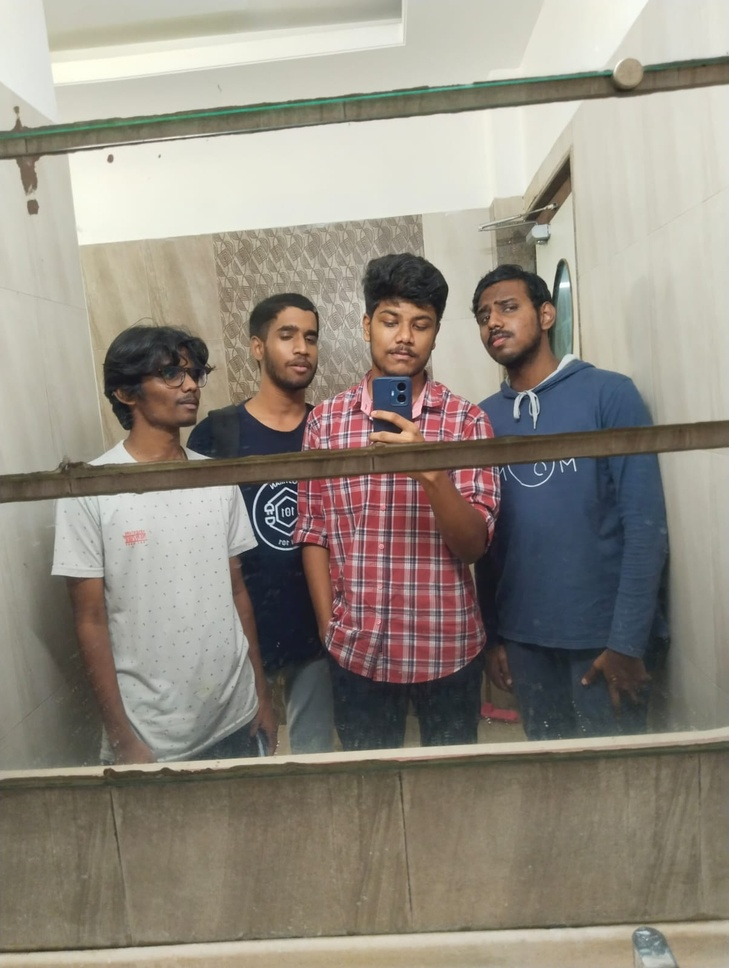
#> input picture cr1.jpg, 729 x 968 px, shrunk from 1204 x 1600 before the run
$ python d.py
#> lines starting #> are read from the running program, lines starting #| are printed output that depends on the picture; after the words box and inside, x2 and y2 are one past the last pixel; in counts of white or black regions, pixels touching at a corner belong together
import cv2

# Load the Haar Cascade for face detection
head_cascade = cv2.CascadeClassifier(cv2.data.haarcascades + "haarcascade_frontalface_default.xml")

# Read the image from file
image_path = "cr1.jpg"
image = cv2.imread(image_path)
#> image is the input picture: shape (968, 729, 3); mean B, G, R 128.6, 139.5, 145.9


if image is None:
    print("Error: Unable to load image.")
else:
    gray_image = cv2.cvtColor(image, cv2.COLOR_BGR2GRAY)
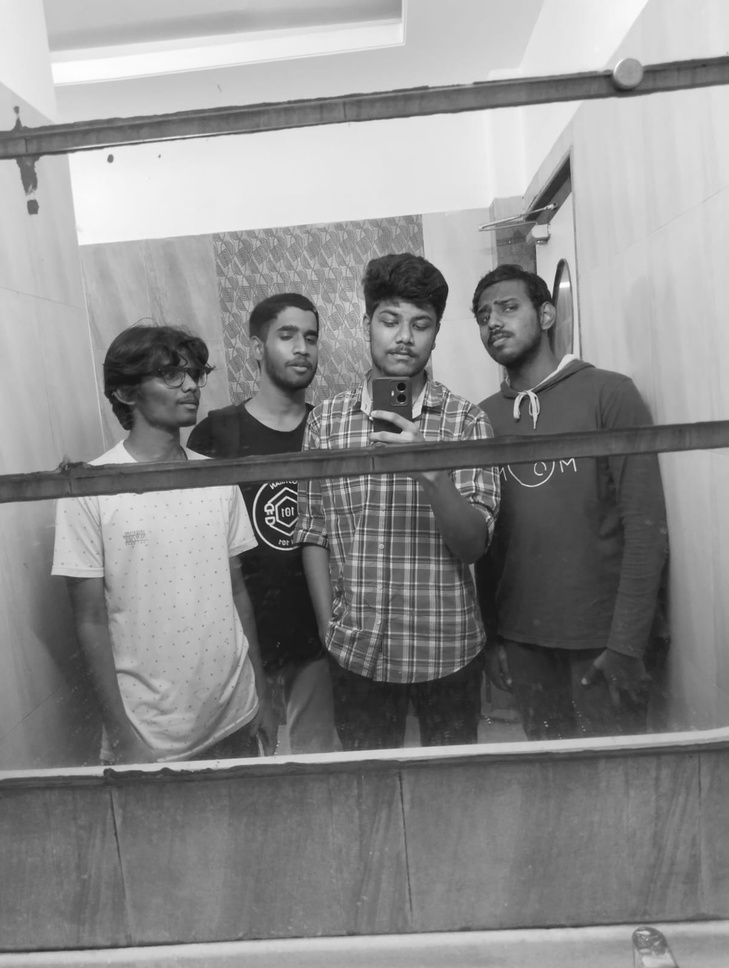
#> gray_image: shape (968, 729); min 18, max 254, mean 140.2

    gray_image = cv2.equalizeHist(gray_image)
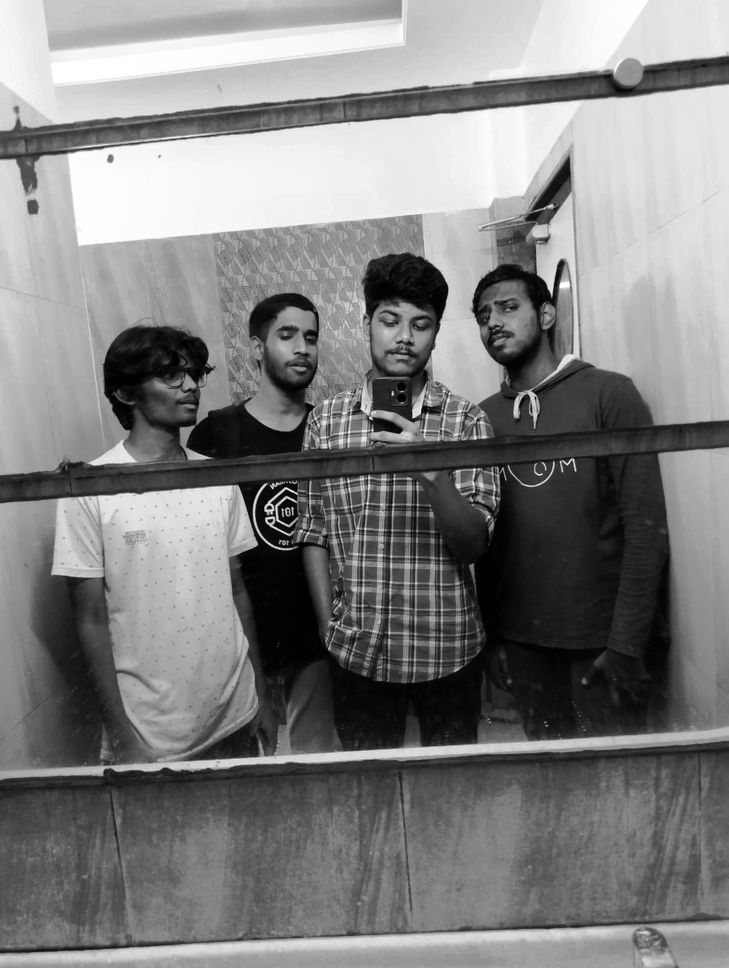
#> gray_image: shape (968, 729); min 0, max 255, mean 128.2


    heads = head_cascade.detectMultiScale(
        gray_image,
        scaleFactor=1.1,  # Try a value between 1.05 to 1.3 for better accuracy
        minNeighbors=5,
        minSize=(30, 30),
        maxSize=(300, 300),
    )
#> heads = [[469, 281, 70, 70], [261, 306, 75, 75], [360, 288, 89, 89]]

    # Draw rectangles around detected heads
    for (x, y, w, h) in heads:
        cv2.rectangle(image, (x, y), (x + w, y + h), (0, 255, 0), 2)
#> this loop made 3 passes
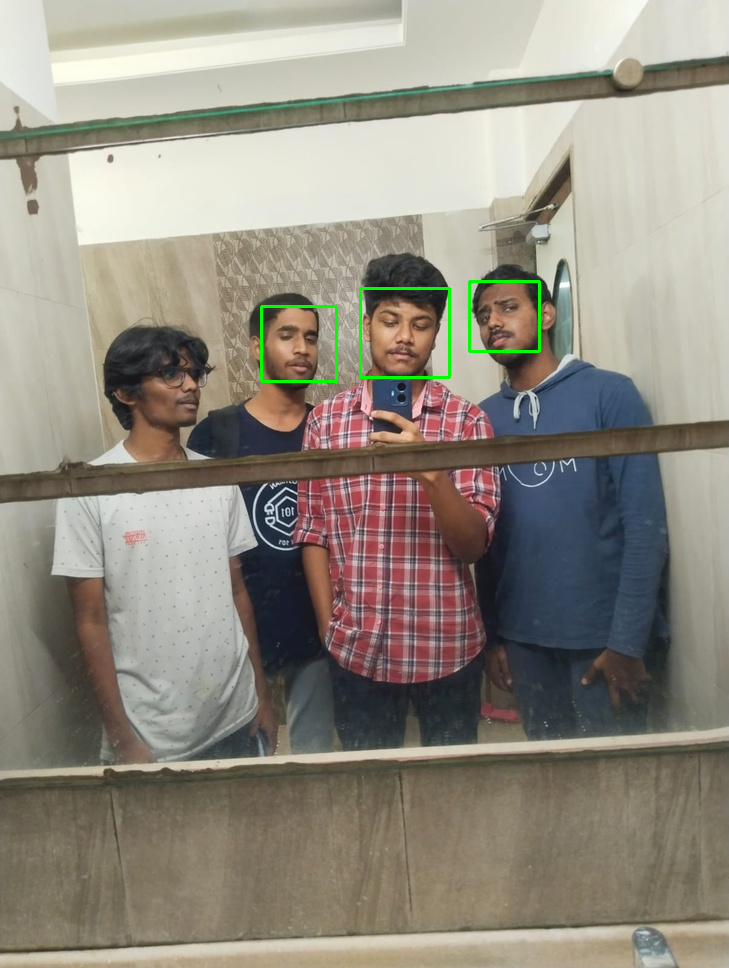
#> image: shape (968, 729, 3); 0.4% of pixels changed, all inside (x1, y1, x2, y2) = (260, 280, 541, 383)

    # Display the number of heads detected
    print(f"Number of humans detected: {len(heads)}")
#| Number of humans detected: 3

    # Display the image with detections
    cv2.imshow("Image Viewer - Head Detection", image)

    # Wait for a key press indefinitely or for a specific time in milliseconds
    cv2.waitKey(0)
    cv2.destroyAllWindows()

$ run again, with crowd.jpg copied over cr1.jpg
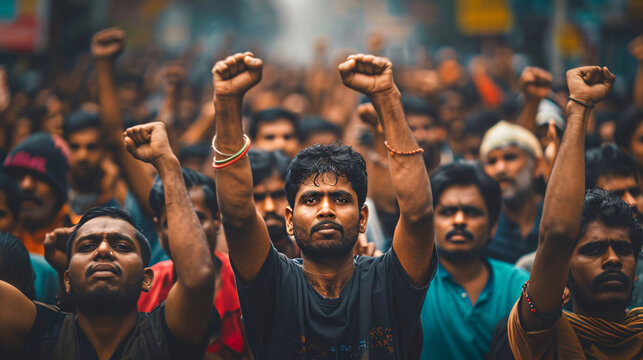
#> input picture crowd.jpg, 643 x 360 px
#> image is the input picture: shape (360, 643, 3); mean B, G, R 65.5, 72.7, 87.2
#> `gray_image = cv2.equalizeHist(gray_image)`:
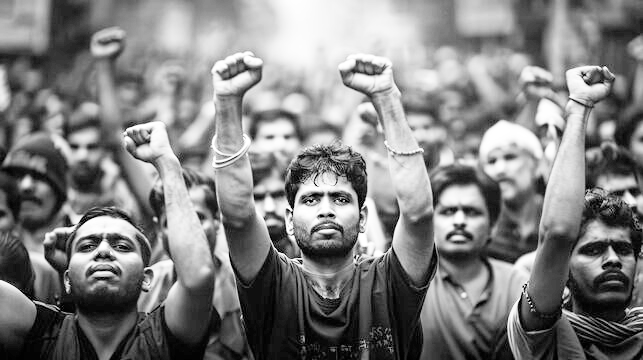
#> gray_image: shape (360, 643); min 0, max 255, mean 128.8
#> heads = [[59, 129, 50, 50], [241, 176, 58, 58], [427, 186, 67, 67], [250, 117, 57, 57], [474, 138, 57, 57], [578, 225, 62, 62], [287, 168, 78, 78], [63, 211, 83, 83]]
#> the loop `for (x, y, w, h) in heads:` made 8 passes
#> after the loop `for (x, y, w, h) in heads:`:
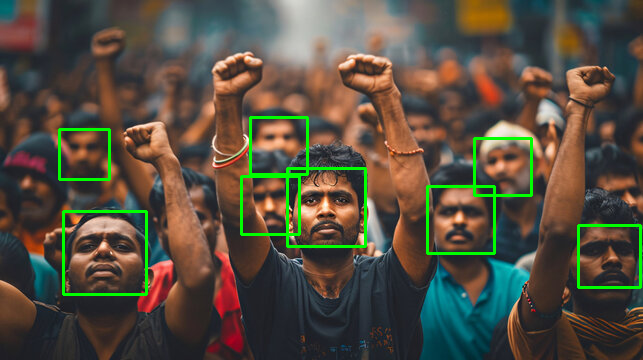
#> image: shape (360, 643, 3); 2.6% of pixels changed, all inside (x1, y1, x2, y2) = (58, 116, 642, 296)
#| Number of humans detected: 8

$ run again, with cr.png saved as cr1.jpg
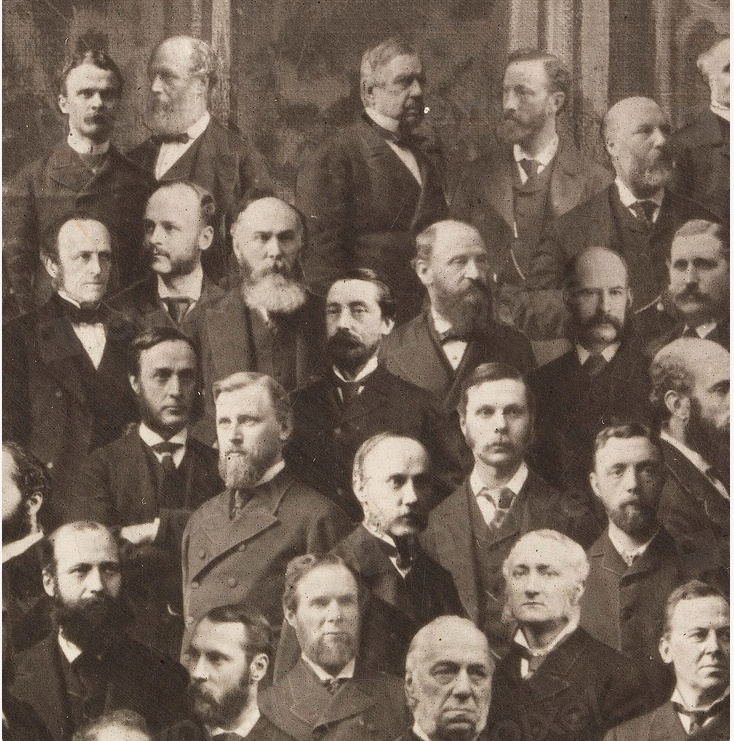
#> input picture cr.png, 734 x 741 px
#> image is the input picture: shape (741, 734, 3); mean B, G, R 86.6, 98.7, 113.4
#> `gray_image = cv2.equalizeHist(gray_image)`:
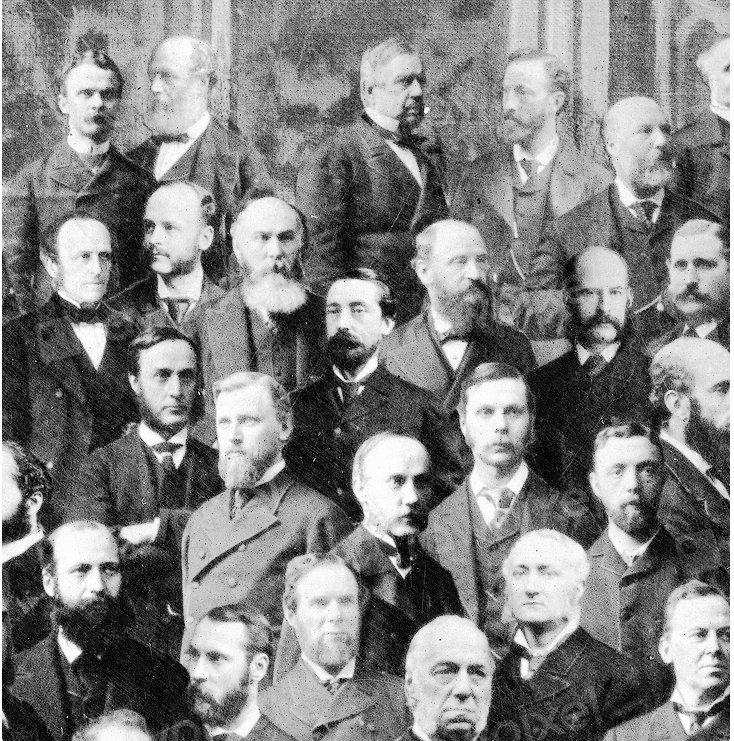
#> gray_image: shape (741, 734); min 0, max 255, mean 128.6
#> heads = 22 rows, first 6: [203, 394, 69, 69], [63, 69, 68, 68], [623, 102, 73, 73], [656, 238, 70, 70], [129, 204, 63, 63], [237, 207, 77, 77]
#> the loop `for (x, y, w, h) in heads:` made 22 passes
#> after the loop `for (x, y, w, h) in heads:`:
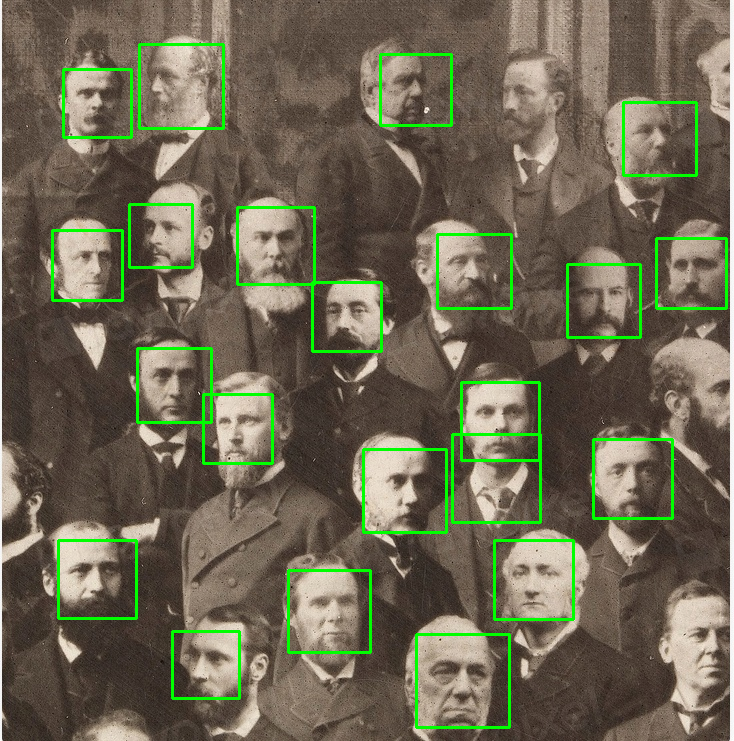
#> image: shape (741, 734, 3); 3.63% of pixels changed, all inside (x1, y1, x2, y2) = (51, 43, 728, 729)
#| Number of humans detected: 22
